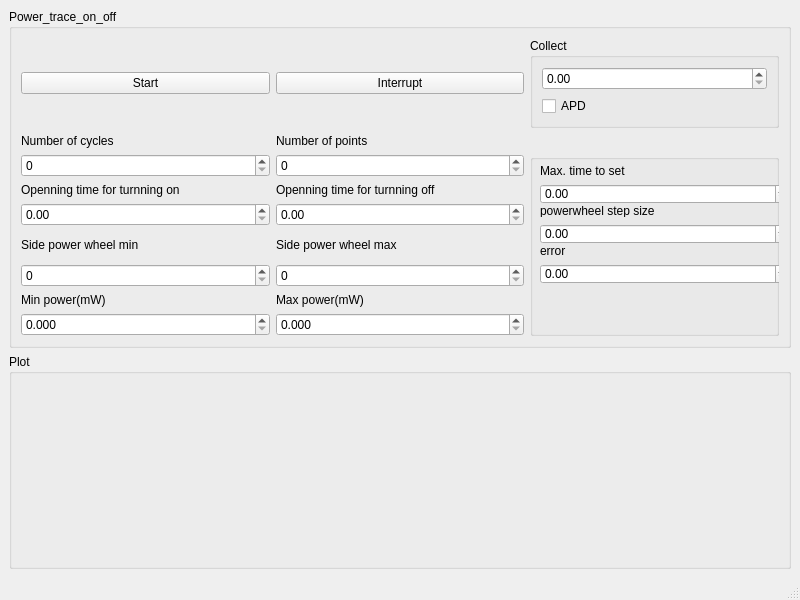
<?xml version="1.0" encoding="UTF-8"?>
<ui version="4.0">
 <class>PowerMeterOptmizerWindow</class>
 <widget class="QMainWindow" name="PowerMeterOptmizerWindow">
  <property name="geometry">
   <rect>
    <x>0</x>
    <y>0</y>
    <width>800</width>
    <height>600</height>
   </rect>
  </property>
  <property name="windowTitle">
   <string>Power Scan</string>
  </property>
  <widget class="QWidget" name="centralwidget">
   <layout class="QVBoxLayout" name="verticalLayout" stretch="0,1">
    <item>
     <widget class="QGroupBox" name="control_groupBox">
      <property name="title">
       <string>Power_trace_on_off</string>
      </property>
      <layout class="QGridLayout" name="gridLayout">
       <item row="11" column="1">
        <widget class="QDoubleSpinBox" name="doubleSpinBox_power_max">
         <property name="decimals">
          <number>3</number>
         </property>
        </widget>
       </item>
       <item row="11" column="0">
        <widget class="QDoubleSpinBox" name="doubleSpinBox_power_min">
         <property name="decimals">
          <number>3</number>
         </property>
        </widget>
       </item>
       <item row="1" column="1">
        <widget class="QPushButton" name="interrupt_pushButton">
         <property name="text">
          <string>Interrupt</string>
         </property>
        </widget>
       </item>
       <item row="7" column="0">
        <widget class="QLabel" name="label">
         <property name="text">
          <string>Side power wheel min</string>
         </property>
        </widget>
       </item>
       <item row="9" column="0">
        <widget class="QDoubleSpinBox" name="side_powerwheel_min_doubleSpinBox">
         <property name="decimals">
          <number>0</number>
         </property>
        </widget>
       </item>
       <item row="1" column="0">
        <widget class="QPushButton" name="start_pushButton">
         <property name="text">
          <string>Start</string>
         </property>
        </widget>
       </item>
       <item row="7" column="1">
        <widget class="QLabel" name="label_2">
         <property name="text">
          <string>Side power wheel max</string>
         </property>
        </widget>
       </item>
       <item row="9" column="1">
        <widget class="QDoubleSpinBox" name="side_powerwheel_max_doubleSpinBox">
         <property name="decimals">
          <number>0</number>
         </property>
        </widget>
       </item>
       <item row="3" column="1">
        <widget class="QDoubleSpinBox" name="num_point_doubleSpinBox">
         <property name="decimals">
          <number>0</number>
         </property>
        </widget>
       </item>
       <item row="2" column="0">
        <widget class="QLabel" name="label_3">
         <property name="text">
          <string>Number of cycles</string>
         </property>
        </widget>
       </item>
       <item row="3" column="0">
        <widget class="QDoubleSpinBox" name="num_cycle_doubleSpinBox">
         <property name="decimals">
          <number>0</number>
         </property>
         <property name="maximum">
          <double>10000.000000000000000</double>
         </property>
        </widget>
       </item>
       <item row="2" column="1">
        <widget class="QLabel" name="label_4">
         <property name="text">
          <string>Number of points</string>
         </property>
        </widget>
       </item>
       <item row="4" column="1">
        <widget class="QLabel" name="label_5">
         <property name="text">
          <string>Openning time for turnning off</string>
         </property>
        </widget>
       </item>
       <item row="4" column="0">
        <widget class="QLabel" name="Dur">
         <property name="text">
          <string>Openning time for turnning on</string>
         </property>
        </widget>
       </item>
       <item row="5" column="1">
        <widget class="QDoubleSpinBox" name="time_turn_off_doubleSpinBox"/>
       </item>
       <item row="5" column="0">
        <widget class="QDoubleSpinBox" name="time_turn_on_doubleSpinBox">
         <property name="suffix">
          <string notr="true"/>
         </property>
        </widget>
       </item>
       <item row="10" column="0">
        <widget class="QLabel" name="label_6">
         <property name="text">
          <string>Min power(mW)</string>
         </property>
        </widget>
       </item>
       <item row="10" column="1">
        <widget class="QLabel" name="label_7">
         <property name="text">
          <string>Max power(mW)</string>
         </property>
        </widget>
       </item>
       <item row="1" column="2">
        <widget class="QGroupBox" name="collect_groupBox">
         <property name="title">
          <string>Collect</string>
         </property>
         <layout class="QGridLayout" name="gridLayout_2">
          <item row="1" column="0">
           <widget class="QCheckBox" name="collect_apd_checkBox">
            <property name="text">
             <string>APD</string>
            </property>
           </widget>
          </item>
          <item row="0" column="0">
           <widget class="QDoubleSpinBox" name="apd_int_time_doubleSpinBox"/>
          </item>
         </layout>
        </widget>
       </item>
       <item row="3" column="2" rowspan="9">
        <widget class="QGroupBox" name="groupBox">
         <property name="title">
          <string/>
         </property>
         <widget class="QDoubleSpinBox" name="doubleSpinBox_set_time">
          <property name="geometry">
           <rect>
            <x>10</x>
            <y>30</y>
            <width>250</width>
            <height>20</height>
           </rect>
          </property>
         </widget>
         <widget class="QLabel" name="label_8">
          <property name="geometry">
           <rect>
            <x>10</x>
            <y>10</y>
            <width>250</width>
            <height>13</height>
           </rect>
          </property>
          <property name="text">
           <string>Max. time to set</string>
          </property>
         </widget>
         <widget class="QLabel" name="label_9">
          <property name="geometry">
           <rect>
            <x>10</x>
            <y>50</y>
            <width>250</width>
            <height>13</height>
           </rect>
          </property>
          <property name="text">
           <string>powerwheel step size</string>
          </property>
         </widget>
         <widget class="QDoubleSpinBox" name="doubleSpinBox_set_step_size">
          <property name="geometry">
           <rect>
            <x>10</x>
            <y>70</y>
            <width>250</width>
            <height>20</height>
           </rect>
          </property>
         </widget>
         <widget class="QDoubleSpinBox" name="doubleSpinBox_set_error">
          <property name="geometry">
           <rect>
            <x>10</x>
            <y>110</y>
            <width>250</width>
            <height>20</height>
           </rect>
          </property>
         </widget>
         <widget class="QLabel" name="label_10">
          <property name="geometry">
           <rect>
            <x>10</x>
            <y>90</y>
            <width>250</width>
            <height>13</height>
           </rect>
          </property>
          <property name="text">
           <string>error</string>
          </property>
         </widget>
        </widget>
       </item>
      </layout>
     </widget>
    </item>
    <item>
     <widget class="QGroupBox" name="plot_groupBox">
      <property name="title">
       <string>Plot</string>
      </property>
      <layout class="QVBoxLayout" name="verticalLayout_2"/>
     </widget>
    </item>
   </layout>
  </widget>
  <widget class="QMenuBar" name="menubar">
   <property name="geometry">
    <rect>
     <x>0</x>
     <y>0</y>
     <width>800</width>
     <height>21</height>
    </rect>
   </property>
  </widget>
  <widget class="QStatusBar" name="statusbar"/>
 </widget>
 <resources/>
 <connections/>
</ui>
